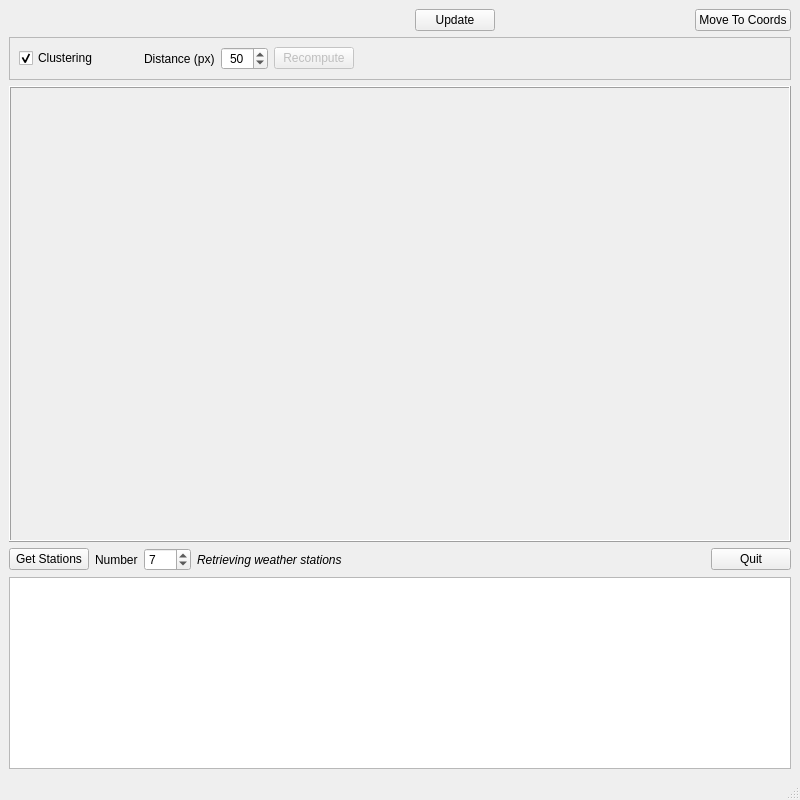
<?xml version="1.0" encoding="UTF-8"?>
<ui version="4.0">
 <class>qtWeatherStations</class>
 <widget class="QMainWindow" name="qtWeatherStations">
  <property name="geometry">
   <rect>
    <x>0</x>
    <y>0</y>
    <width>800</width>
    <height>800</height>
   </rect>
  </property>
  <property name="sizePolicy">
   <sizepolicy hsizetype="Preferred" vsizetype="Preferred">
    <horstretch>0</horstretch>
    <verstretch>0</verstretch>
   </sizepolicy>
  </property>
  <property name="windowTitle">
   <string>Weather Stations Demo</string>
  </property>
  <widget class="QWidget" name="centralwidget">
   <layout class="QVBoxLayout" name="verticalLayout">
    <item>
     <layout class="QHBoxLayout" name="horizontalLayout_3">
      <item>
       <widget class="qtMapCoordinatesWidget" name="MapCoordinatesWidget" native="true">
        <property name="sizePolicy">
         <sizepolicy hsizetype="Fixed" vsizetype="Preferred">
          <horstretch>0</horstretch>
          <verstretch>0</verstretch>
         </sizepolicy>
        </property>
        <property name="minimumSize">
         <size>
          <width>400</width>
          <height>0</height>
         </size>
        </property>
       </widget>
      </item>
      <item>
       <widget class="QPushButton" name="UpdateCoordsWidgetButton">
        <property name="text">
         <string>Update</string>
        </property>
       </widget>
      </item>
      <item>
       <spacer name="horizontalSpacer_3">
        <property name="orientation">
         <enum>Qt::Horizontal</enum>
        </property>
        <property name="sizeType">
         <enum>QSizePolicy::Expanding</enum>
        </property>
        <property name="sizeHint" stdset="0">
         <size>
          <width>40</width>
          <height>20</height>
         </size>
        </property>
       </spacer>
      </item>
      <item>
       <widget class="QPushButton" name="MoveButton">
        <property name="text">
         <string>Move To Coords</string>
        </property>
       </widget>
      </item>
     </layout>
    </item>
    <item>
     <widget class="QFrame" name="ClusterOptionsFrame">
      <property name="minimumSize">
       <size>
        <width>0</width>
        <height>0</height>
       </size>
      </property>
      <property name="frameShape">
       <enum>QFrame::StyledPanel</enum>
      </property>
      <property name="frameShadow">
       <enum>QFrame::Raised</enum>
      </property>
      <layout class="QHBoxLayout" name="horizontalLayout_4">
       <item>
        <widget class="QCheckBox" name="ClusteringCheckbox">
         <property name="text">
          <string>Clustering</string>
         </property>
         <property name="checked">
          <bool>true</bool>
         </property>
        </widget>
       </item>
       <item>
        <spacer name="horizontalSpacer_4">
         <property name="orientation">
          <enum>Qt::Horizontal</enum>
         </property>
         <property name="sizeType">
          <enum>QSizePolicy::Fixed</enum>
         </property>
         <property name="sizeHint" stdset="0">
          <size>
           <width>40</width>
           <height>20</height>
          </size>
         </property>
        </spacer>
       </item>
       <item>
        <widget class="QLabel" name="label_2">
         <property name="text">
          <string>Distance (px)</string>
         </property>
        </widget>
       </item>
       <item>
        <widget class="QSpinBox" name="ClusterDistanceSpinBox">
         <property name="minimumSize">
          <size>
           <width>0</width>
           <height>0</height>
          </size>
         </property>
         <property name="alignment">
          <set>Qt::AlignCenter</set>
         </property>
         <property name="buttonSymbols">
          <enum>QAbstractSpinBox::UpDownArrows</enum>
         </property>
         <property name="suffix">
          <string/>
         </property>
         <property name="minimum">
          <number>10</number>
         </property>
         <property name="maximum">
          <number>990</number>
         </property>
         <property name="singleStep">
          <number>10</number>
         </property>
         <property name="value">
          <number>50</number>
         </property>
        </widget>
       </item>
       <item>
        <widget class="QPushButton" name="ClusterRecomputeButton">
         <property name="enabled">
          <bool>false</bool>
         </property>
         <property name="text">
          <string>Recompute</string>
         </property>
        </widget>
       </item>
       <item>
        <spacer name="horizontalSpacer_2">
         <property name="orientation">
          <enum>Qt::Horizontal</enum>
         </property>
         <property name="sizeHint" stdset="0">
          <size>
           <width>40</width>
           <height>20</height>
          </size>
         </property>
        </spacer>
       </item>
      </layout>
     </widget>
    </item>
    <item>
     <widget class="QFrame" name="MapFrame">
      <property name="sizePolicy">
       <sizepolicy hsizetype="Preferred" vsizetype="Expanding">
        <horstretch>0</horstretch>
        <verstretch>0</verstretch>
       </sizepolicy>
      </property>
      <property name="frameShape">
       <enum>QFrame::Box</enum>
      </property>
      <property name="frameShadow">
       <enum>QFrame::Raised</enum>
      </property>
      <layout class="QHBoxLayout" name="horizontalLayout"/>
     </widget>
    </item>
    <item>
     <layout class="QHBoxLayout" name="horizontalLayout_2">
      <item>
       <widget class="QPushButton" name="ShowStationsButton">
        <property name="sizePolicy">
         <sizepolicy hsizetype="Fixed" vsizetype="Fixed">
          <horstretch>0</horstretch>
          <verstretch>0</verstretch>
         </sizepolicy>
        </property>
        <property name="text">
         <string>Get Stations</string>
        </property>
       </widget>
      </item>
      <item>
       <widget class="QLabel" name="label">
        <property name="text">
         <string>Number</string>
        </property>
       </widget>
      </item>
      <item>
       <widget class="QSpinBox" name="StationCountSpinBox">
        <property name="minimum">
         <number>1</number>
        </property>
        <property name="maximum">
         <number>100</number>
        </property>
        <property name="value">
         <number>7</number>
        </property>
       </widget>
      </item>
      <item>
       <widget class="QLabel" name="RetrievingStationsLabel">
        <property name="font">
         <font>
          <italic>true</italic>
         </font>
        </property>
        <property name="text">
         <string>Retrieving weather stations</string>
        </property>
       </widget>
      </item>
      <item>
       <spacer name="horizontalSpacer">
        <property name="orientation">
         <enum>Qt::Horizontal</enum>
        </property>
        <property name="sizeHint" stdset="0">
         <size>
          <width>40</width>
          <height>20</height>
         </size>
        </property>
       </spacer>
      </item>
      <item>
       <widget class="QPushButton" name="QuitButton">
        <property name="text">
         <string>Quit</string>
        </property>
       </widget>
      </item>
     </layout>
    </item>
    <item>
     <widget class="QTextEdit" name="StationText">
      <property name="sizePolicy">
       <sizepolicy hsizetype="Expanding" vsizetype="Fixed">
        <horstretch>0</horstretch>
        <verstretch>0</verstretch>
       </sizepolicy>
      </property>
      <property name="baseSize">
       <size>
        <width>0</width>
        <height>0</height>
       </size>
      </property>
      <property name="readOnly">
       <bool>true</bool>
      </property>
      <property name="acceptRichText">
       <bool>false</bool>
      </property>
     </widget>
    </item>
   </layout>
  </widget>
  <widget class="QMenuBar" name="menubar">
   <property name="geometry">
    <rect>
     <x>0</x>
     <y>0</y>
     <width>800</width>
     <height>27</height>
    </rect>
   </property>
  </widget>
  <widget class="QStatusBar" name="statusbar"/>
 </widget>
 <customwidgets>
  <customwidget>
   <class>qtMapCoordinatesWidget</class>
   <extends>QWidget</extends>
   <header>qtMapCoordinatesWidget.h</header>
   <container>1</container>
  </customwidget>
 </customwidgets>
 <resources/>
 <connections>
  <connection>
   <sender>QuitButton</sender>
   <signal>clicked()</signal>
   <receiver>qtWeatherStations</receiver>
   <slot>close()</slot>
   <hints>
    <hint type="sourcelabel">
     <x>749</x>
     <y>554</y>
    </hint>
    <hint type="destinationlabel">
     <x>399</x>
     <y>299</y>
    </hint>
   </hints>
  </connection>
 </connections>
</ui>
